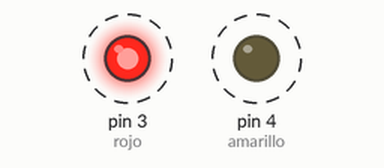
Simulated run of this sketch. Board: Arduino Uno, built with avr-gcc and run on an emulated ATmega328P. Parts: output pins drawn as LEDs (lit = HIGH). Dashed ring = blinking.

Above: at 0.5 s.
Timing chart, 0 to 4.6 s (numbered marks = the images above):
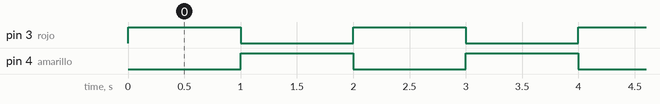

The sketch:

Blink.ino
```cpp
 int rojo = 3;
 int amarillo = 4;
 int milisegundos = 1000;

void setup()
{
  pinMode(rojo, OUTPUT);
  pinMode(amarillo, OUTPUT);
}

void loop()
{
  digitalWrite(rojo, HIGH);
  digitalWrite(amarillo, LOW);
  delay(milisegundos);
  digitalWrite(rojo, LOW);
  digitalWrite(amarillo, HIGH);
  delay(milisegundos);
}
```

Measured:
- by itself, pin 3 (rojo), pin 4 (amarillo): alternates HIGH for 1.0 s and LOW for 1.0 s
